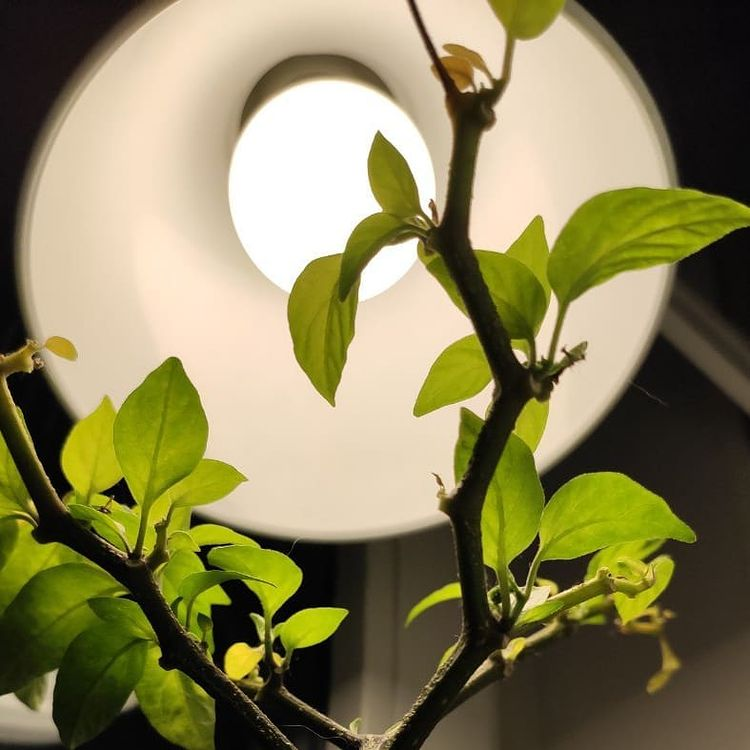
#> input picture img2.jpg, 750 x 750 px
$ python filter_with_filename.py
#> lines starting #> are read from the running program, lines starting #| are printed output that depends on the picture
#> further down, img is the input picture: PIL image 750x750 RGB; mean R, G, B 136.4, 129.4, 87.9
from PIL import Image
import numpy as np


def getAreaAverage(arr, startRow, startCol):
    average = 0
    for row in range(startRow, startRow + cell_size[0]):
        for col in range(startCol, startCol + cell_size[1]):
            n1 = int(arr[row][col][0])
            n2 = int(arr[row][col][1])
            n3 = int(arr[row][col][2])
            M = n1 + n2 + n3
            average += M
    average = int(average // (cell_size[0] * cell_size[1]))
    return average


def changeAreaColor(arr, startRow, staartCol, average):
    for row in range(startRow, startRow + cell_size[0]):
        for col in range(staartCol, staartCol + cell_size[1]):
            arr[row][col][0] = int(average // step) * step // 3
            arr[row][col][1] = int(average // step) * step // 3
            arr[row][col][2] = int(average // step) * step // 3


def createGreyPixelArtFromImage():
    arr = np.array(img)
    a = len(arr)
#> a = 750
    a1 = len(arr[1])
#> a1 = 750
    image_row = 0
    while image_row < a - 1:
        image_col = 0
        while image_col < a1 - 1:
            average = getAreaAverage(arr, image_row, image_col)
            changeAreaColor(arr, image_row, image_col, average)
            image_col = image_col + cell_size[0]
        image_row = image_row + cell_size[1]
#> this loop made 75 passes
#> image_row on passes 1 to 4: 10, 20, 30, 40
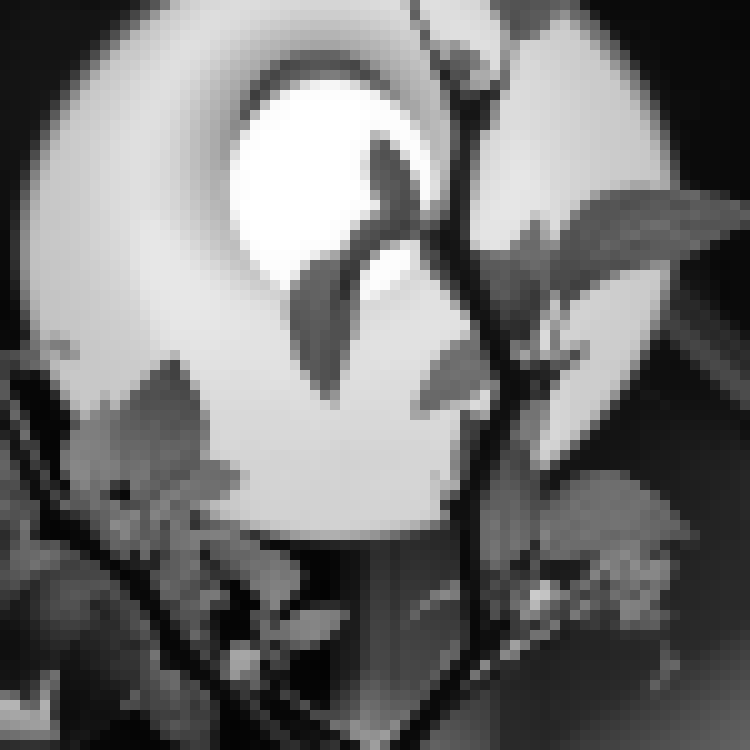
#> arr: shape (750, 750, 3); min 3, max 255, mean 116.8
    res = Image.fromarray(arr)
    res.save('res.jpg')

img = Image.open("img2.jpg")
grey_gradations = 50
cell_size = [10, 10]
step = 255 // grey_gradations
createGreyPixelArtFromImage()

$ run again, with img-test.png saved as img2.jpg
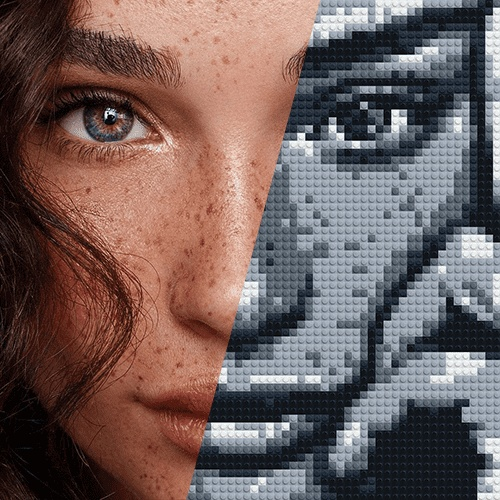
#> input picture img-test.png, 500 x 500 px
#> img is the input picture: PIL image 500x500 RGB; mean R, G, B 112.6, 94.1, 91.7
#> a = 500
#> the loop in createGreyPixelArtFromImage, `while image_row < a - 1:` made 50 passes
#> image_row on passes 1 to 6: 10, 20, 30, 40, 50, 60
#> after the loop in createGreyPixelArtFromImage, `while image_row < a - 1:`:
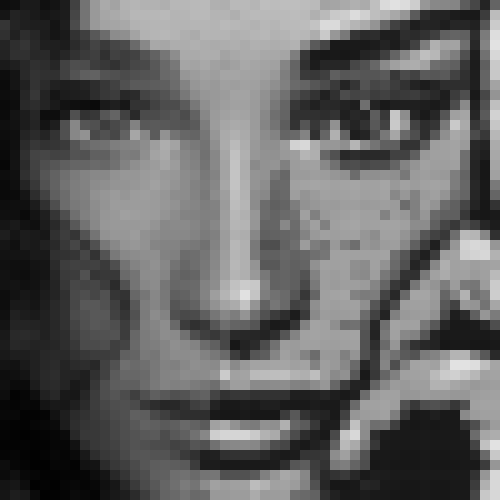
#> arr: shape (500, 500, 3); min 1, max 226, mean 98.3
